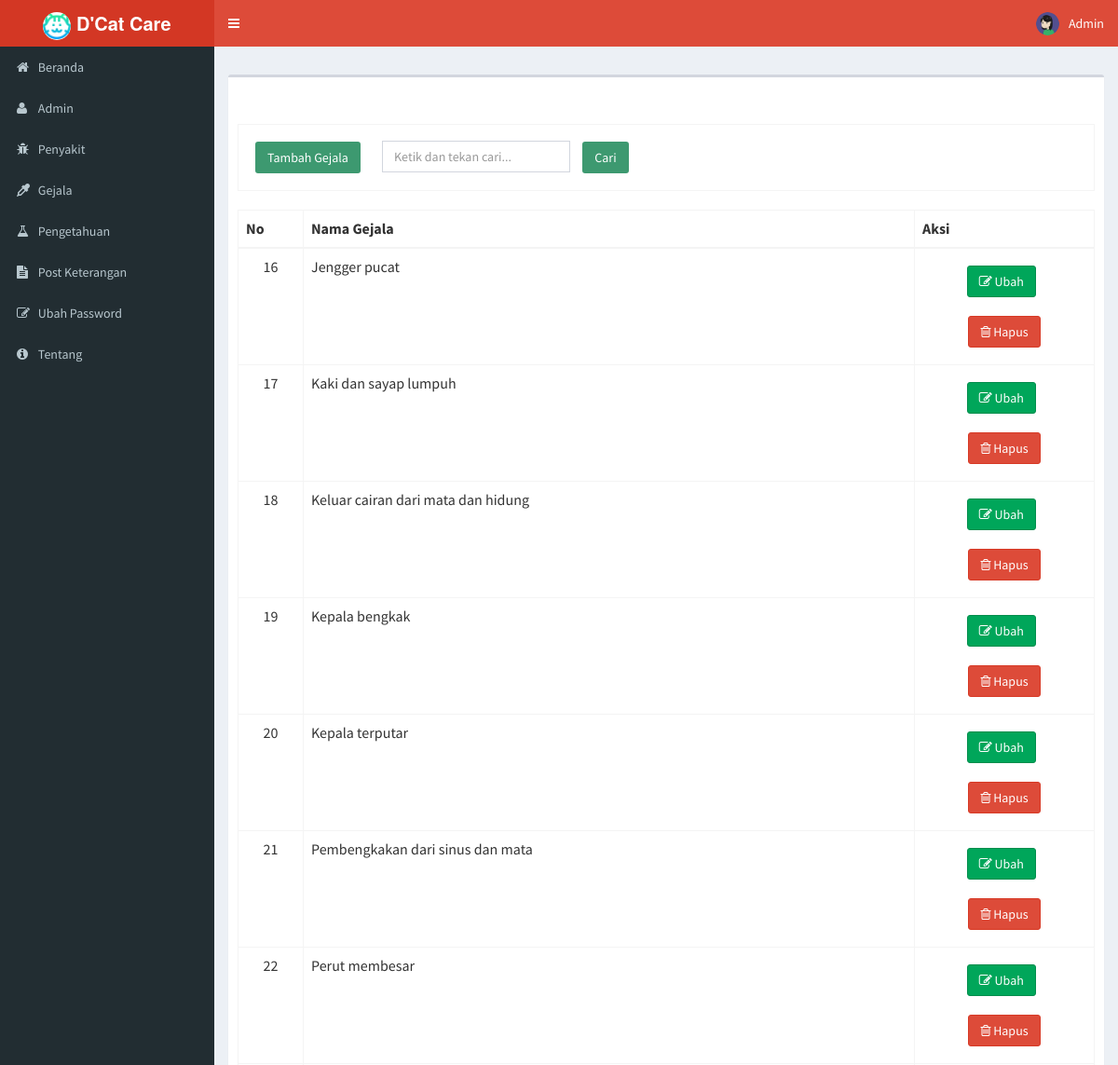
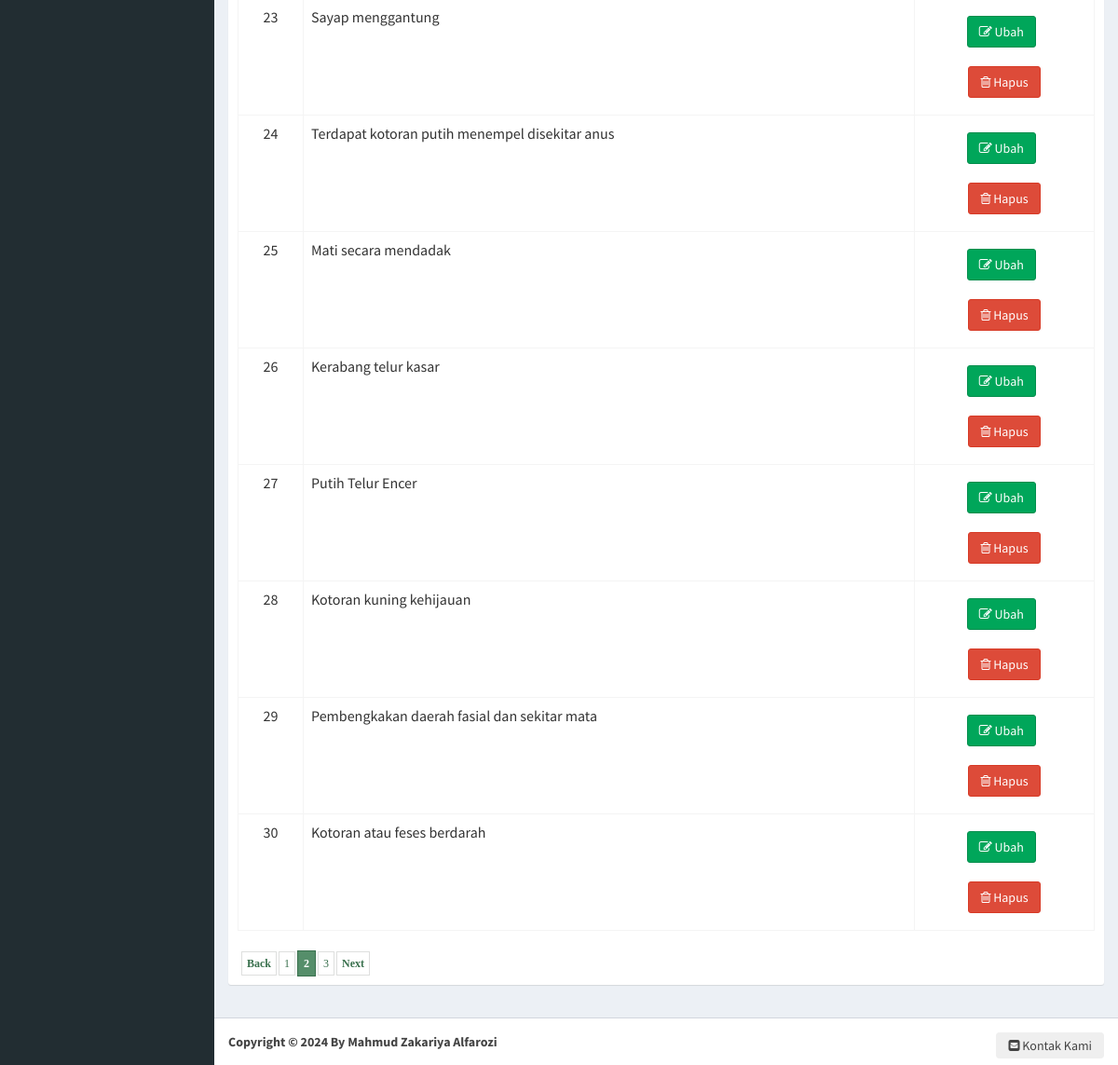
Before: /index.php?module=gejala&offset=15 (signed in) with the older database file (2 pictures, top to bottom).
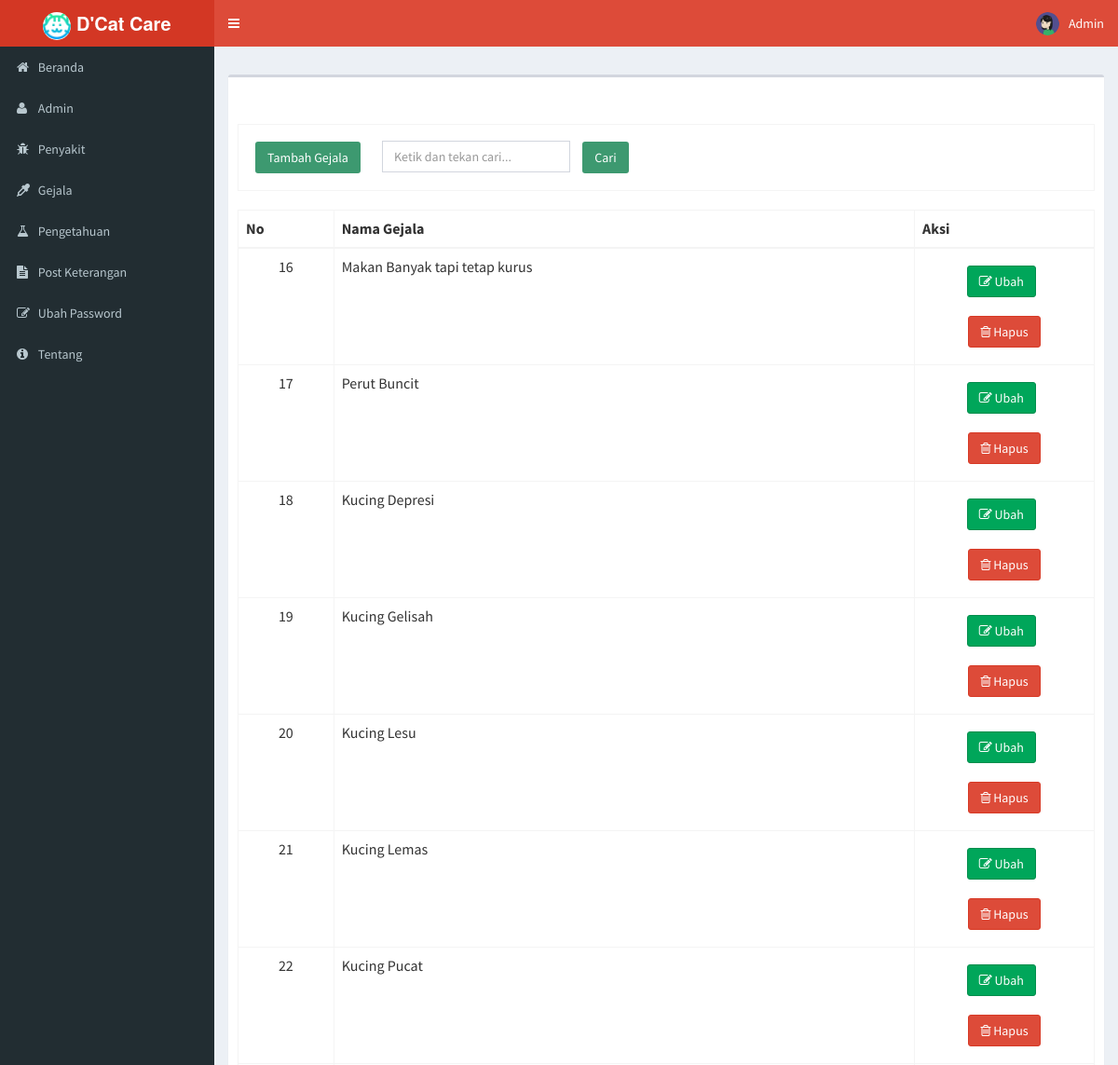
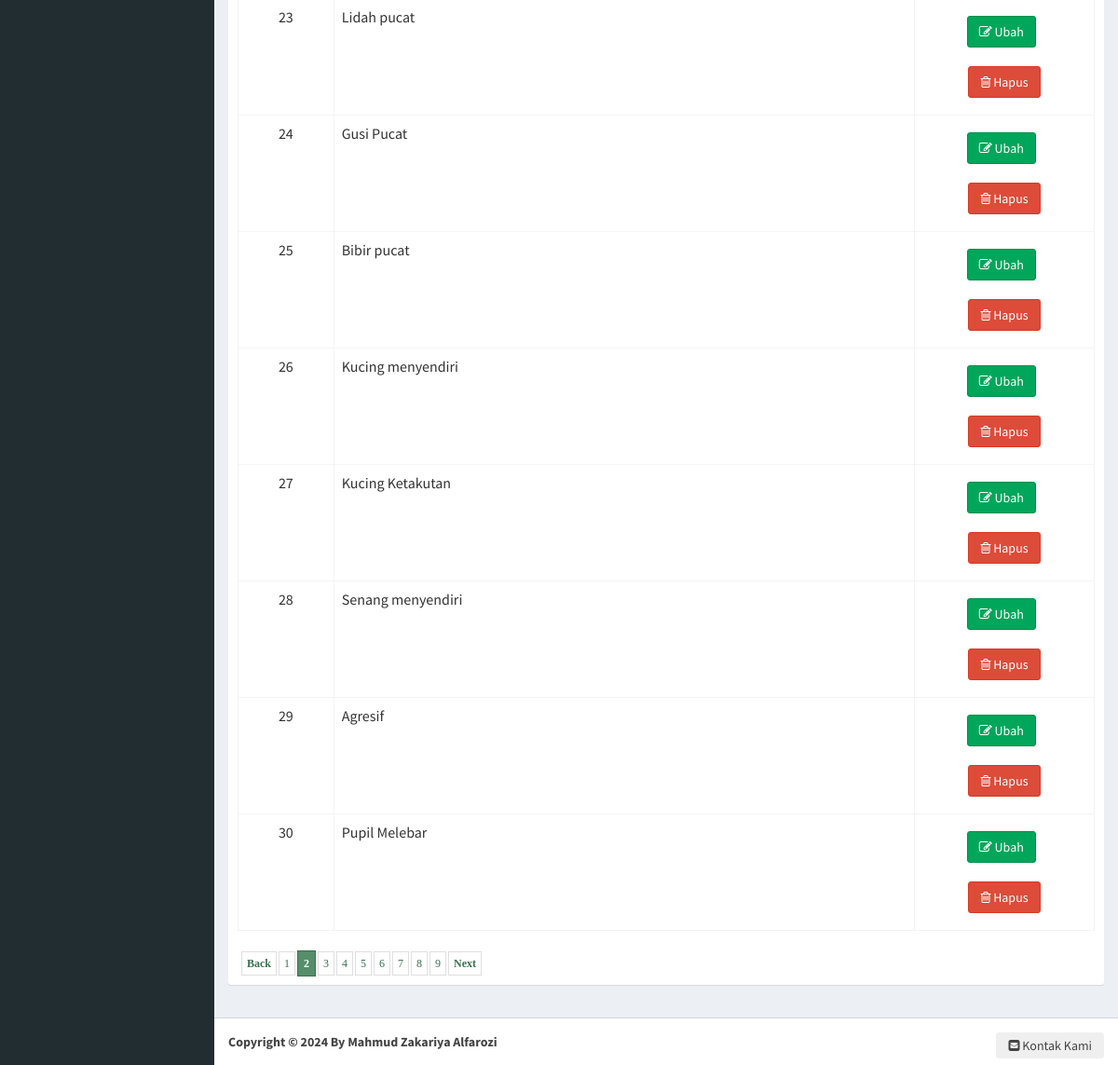
After: the same page with the newer database file (2 pictures, top to bottom).
### tables this page shows
CREATE TABLE `gejala` (
  `kode_gejala` int(11) NOT NULL,
  `nama_gejala` varchar(255) NOT NULL
);

### modul/gejala/gejala.php (the view, shortened to what this page needs)
<?php
if (!(isset($_SESSION['username']) && isset($_SESSION['password']))) {
	header('location:index.php');
	exit();
} else {
	?>
	<?php
	$aksi = "modul/gejala/aksi_gejala.php";
	switch ($_GET['act']) {
		default:
			$offset = $_GET['offset'];
			$limit = 15;
			$tampil = mysqli_query($conn, "SELECT * FROM gejala ORDER BY kode_gejala");
			echo "<form method='post' action='?module=gejala' name='text_form' onsubmit='return Blank_TextField_Validator_Cari()'>
					  <br><br><table class='table table-bordered'>
					  <tr><td><input class='btn bg-olive margin' type='button' name='tambah' value='Tambah Gejala' onclick=\"window.location.href='gejala/tambahgejala';\">
					  <input type='text' name='keyword' style='margin-left: 10px;' placeholder='Ketik dan tekan cari...' class='form-control' value='$_POST[keyword]' />
					  <input class='btn bg-olive margin' type='submit' value='   Cari   ' name='Go'></td> </tr>
					  </table></form>";
			$baris = mysqli_num_rows($tampil);
			if ($_POST['Go']) {
				$numrows = mysqli_num_rows(mysqli_query($conn, "SELECT * FROM gejala where nama_gejala like '%$_POST[keyword]%'"));
				if ($numrows > 0) {
					echo "<div class='alert alert-success alert-dismissible'>
                <h4><i class='icon fa fa-check'></i> Sukses!</h4>
                Gejala yang anda cari di temukan.
              </div>";
					$i = 1;
					echo " <table class='table table-bordered' style='overflow-x=auto' cellpadding='0' cellspacing='0'>
				<thead>
					<tr>
					<th>No</th>
					<th>Nama Gejala</th>
					<th width='21%'>Aksi</th>
					</tr>
				</thead>
				<tbody>";
					$hasil = mysqli_query($conn, "SELECT * FROM gejala where nama_gejala like '%$_POST[keyword]%'");
					$no = 1;
					$counter = 1;
					while ($r = mysqli_fetch_array($hasil)) {
						if ($counter % 2 == 0)
							$warna = "dark";
						else
							$warna = "light";
						echo "<tr class='" . $warna . "'>
							<td align=center>$no</td>
							<td>$r[nama_gejala]</td>
							<td align=center><a type='button' class='btn btn-success margin' href=gejala/editgejala/$r[kode_gejala]><i class='fa fa-pencil-square-o' aria-hidden='true'></i> Ubah </a> &nbsp;
							<a type='button' class='btn btn-danger margin' href=\"JavaScript: confirmIt('Anda yakin akan menghapusnya ?','$aksi?module=gejala&act=hapus&id=$r[kode_gejala]','','','','u','n','Self','Self')\" onMouseOver=\"self.status=''; return true\" onMouseOut=\"self.status=''; return true\"><i class='fa fa-trash-o' aria-hidden='true'></i> Hapus</a>
							</td></tr>";
						$no++;
						$counter++;
					}
					echo "</tbody></table>";
				} else {
					echo "<div class='alert alert-danger alert-dismissible'>
                <h4><i class='icon fa fa-ban'></i> Gagal!</h4>
                Maaf, Gejala yang anda cari tidak ditemukan , silahkan inputkan dengan benar dan cari kembali.
              </div>";
				}
			} else {
				if ($baris > 0) {
					echo " <table class='table table-bordered' style='overflow-x=auto' cellpadding='0' cellspacing='0'>
						<thead>
							<tr>
							<th>No</th>
							<th>Nama Gejala</th>
							<th width='21%'>Aksi</th>
							</tr>
						</thead>
						<tbody>
						";
					$hasil = mysqli_query($conn, "SELECT * FROM gejala ORDER BY kode_gejala limit $offset,$limit");
					$no = 1 + $offset;
					$counter = 1;
					while ($r = mysqli_fetch_array($hasil)) {
						if ($counter % 2 == 0)
							$warna = "dark";
						else
							$warna = "light";
						echo "<tr class='" . $warna . "'>
								<td align=center>$no</td>
								<td>$r[nama_gejala]</td>
								<td align=center>
								<a type='button' class='btn btn-success margin' href=gejala/editgejala/$r[kode_gejala]><i class='fa fa-pencil-square-o' aria-hidden='true'></i> Ubah </a> &nbsp;
								<a type='button' class='btn btn-danger margin' href=\"JavaScript: confirmIt('Anda yakin akan menghapusnya ?','$aksi?module=gejala&act=hapus&id=$r[kode_gejala]','','','','u','n','Self','Self')\" onMouseOver=\"self.status=''; return true\" onMouseOut=\"self.status=''; return true\"><i class='fa fa-trash-o' aria-hidden='true'></i> Hapus</a>
								</td></tr>";
						$no++;
						$counter++;
					}
					echo "</tbody></table>";
					echo "<div class=paging>";
					if ($offset != 0) {
						$prevoffset = $offset - 10;
						echo "<span class=prevnext> <a href=index.php?module=gejala&offset=$prevoffset>Back</a></span>";
					} else {
						echo "<span class=disabled>Back</span>";
					}
					$halaman = intval($baris / $limit);
					if ($baris % $limit) {
						$halaman++;
					}
					for ($i = 1; $i <= $halaman; $i++) {
						$newoffset = $limit * ($i - 1);
						if ($offset != $newoffset) {
							echo "<a href=index.php?module=gejala&offset=$newoffset>$i</a>";
						} else {
							echo "<span class=current>" . $i . "</span>";
						}
					}
					if (!(($offset / $limit) + 1 == $halaman) && $halaman != 1) {
						$newoffset = $offset + $limit;
						echo "<span class=prevnext><a href=index.php?module=gejala&offset=$newoffset>Next</a>";
					} else {
						echo "<span class=disabled>Next</span>";
					}
					echo "</div>";
				} else {
					echo "<br><b>Data Kosong !</b>";
				}
			}
			break;
	}
?>
<?php } ?>

Changed rows visible on the page:
changed gejala: nama_gejala "Jengger pucat" → "Makan Banyak tapi tetap kurus"
changed gejala: nama_gejala "Kaki dan sayap lumpuh" → "Perut Buncit"
changed gejala: nama_gejala "Keluar cairan dari mata dan hidung" → "Kucing Depresi"
changed gejala: nama_gejala "Kepala bengkak" → "Kucing Gelisah"
changed gejala: nama_gejala "Kepala terputar" → "Kucing Lesu"
changed gejala: nama_gejala "Pembengkakan dari sinus dan mata" → "Kucing Lemas"
changed gejala: nama_gejala "Perut membesar" → "Kucing Pucat"
changed gejala: nama_gejala "Sayap menggantung" → "Lidah pucat"
changed gejala: nama_gejala "Terdapat kotoran putih menempel disekitar anus" → "Gusi Pucat"
changed gejala: nama_gejala "Mati secara mendadak" → "Bibir pucat"
changed gejala: nama_gejala "Kerabang telur kasar" → "Kucing menyendiri"
changed gejala: nama_gejala "Putih Telur Encer" → "Kucing Ketakutan"
changed gejala: nama_gejala "Kotoran kuning kehijauan" → "Senang menyendiri"
changed gejala: nama_gejala "Pembengkakan daerah fasial dan sekitar mata" → "Agresif"
changed gejala: nama_gejala "Kotoran atau feses berdarah" → "Pupil Melebar"
Other visible differences:
new list line: "4"
new list line: "5"
new list line: "6"
new list line: "7"
new list line: "8"
new list line: "9"
